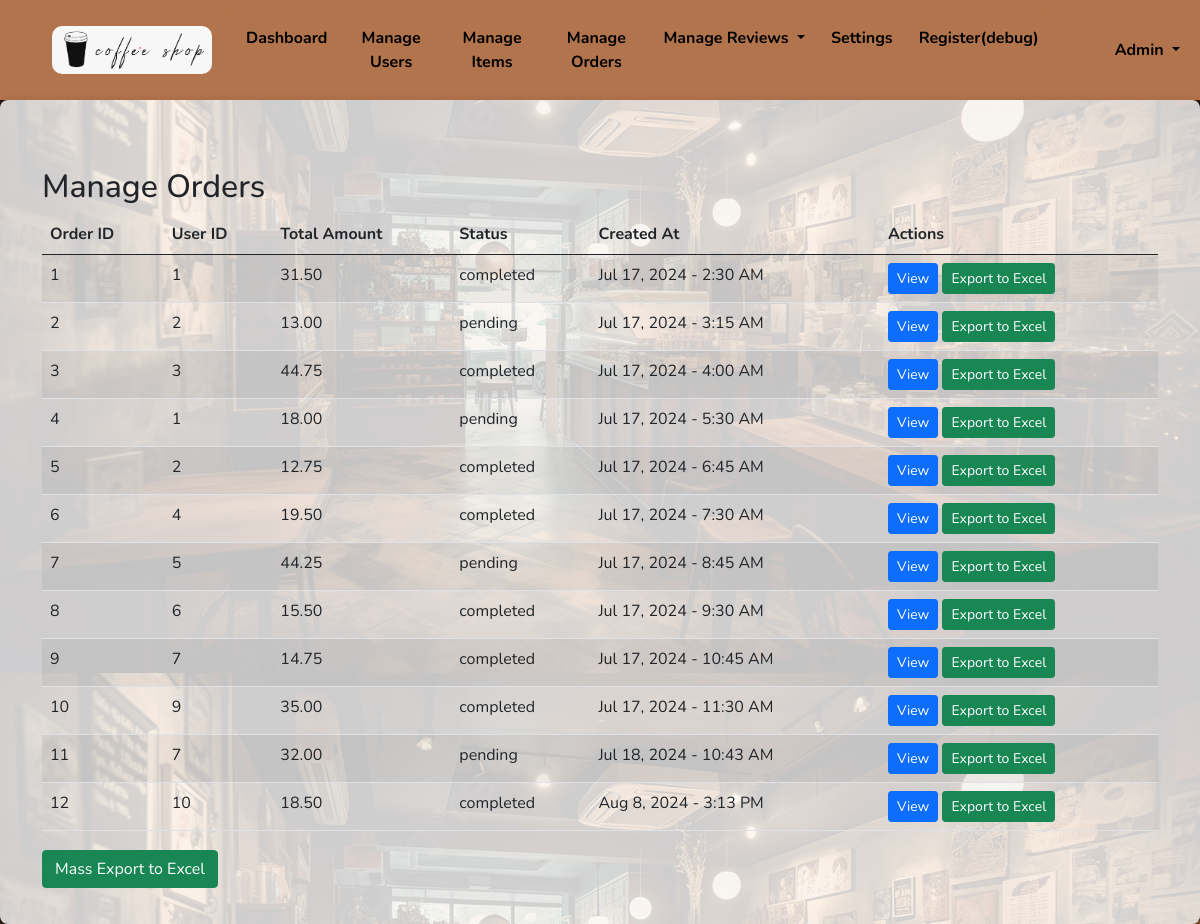
/itsecwb/manageorder.php (signed in), run on the app's committed database.
### tables this page shows
CREATE TABLE `orders` (
  `id` int(11) NOT NULL,
  `user_id` int(11) NOT NULL,
  `total_amount` decimal(10,2) NOT NULL,
  `status` varchar(50) NOT NULL DEFAULT 'pending',
  `created_at` timestamp NOT NULL DEFAULT current_timestamp(),
  `updated_at` timestamp NOT NULL DEFAULT current_timestamp() ON UPDATE current_timestamp()
);

### itsecwb/manageorder.php (the view, shortened to what this page needs)
<?php
include 'adminnavbar.php';
?>
<!DOCTYPE html>
<html lang="en">
<head>
    <link rel="stylesheet" href="css/adminstyle.css">
    <link rel="stylesheet" href="https://cdnjs.cloudflare.com/ajax/libs/font-awesome/6.2.0/css/all.min.css">
    <link href="https://cdn.jsdelivr.net/npm/bootstrap@5.0.2/dist/css/bootstrap.min.css" rel="stylesheet">
</head>
<body>
<div class="content-container">
    <div class="container mt-5">
        <h2>Manage Orders</h2>
        <table class="table table-striped">
            <thead>
                <tr>
                    <th>Order ID</th>
                    <th>User ID</th>
                    <th>Total Amount</th>
                    <th>Status</th>
                    <th>Created At</th>
                    <th>Actions</th>
                </tr>
            </thead>
            <tbody>
                <?php
                $sql = "SELECT * FROM orders";
                $result = mysqli_query($conn, $sql);
                while ($row = mysqli_fetch_assoc($result)) {
                ?>
                    <tr>
                        <td><?php echo $row['id']; ?></td>
                        <td><?php echo $row['user_id']; ?></td>
                        <td><?php echo $row['total_amount']; ?></td>
                        <td><?php echo $row['status']; ?></td>
                        <td><?php echo date('M j, Y - g:i A', strtotime($row['created_at'])); ?></td>
                        <td>
                            <a href="vieworder.php?id=<?php echo $row['id']; ?>" class="btn btn-primary btn-sm">View</a>
                            <a href="manageorder.php?id=<?php echo $row['id']; ?>" class="btn btn-success btn-sm">Export to Excel</a>
                        </td>
                    </tr>
                <?php } ?>
            </tbody>
        </table>
        <div class="mb-3">
            <form method="post">
                <button type="submit" name="export_excel" class="btn btn-success" style="margin-top: 3px;">Mass Export to Excel</button>
            </form>
        </div>
    </div>
</div>
</body>
</html>

### itsecwb/css/style.css (style rules this page uses)
* { margin: 0; padding: 0; box-sizing: border-box; font-family: "Nunito", sans-serif; }
html { scroll-behavior: smooth; }

### itsecwb/css/adminstyle.css (style rules this page uses)
.btn { font-weight: bold; margin-top: 10px; padding: 10px; background: #b2744c; color: white; border: none; border-radius: 5px; cursor: pointer; transition: background 0.5s ease; }
.content-container { position: relative; z-index: 1; padding: 20px; background: rgba(255, 255, 255, 0.8); border-radius: 8px; box-shadow: 0 0 10px rgba(0, 0, 0, 0.1); overflow: auto; }
.btn-primary { margin: auto; background-color: #007bff; border-color: #007bff; }
.btn-success { margin: auto; background-color: #28a745; border-color: #28a745; }

### itsecwb/manageorder.php (style rules this page uses)
body { background-image: url('image/coffeebg.jpg'); }

### data on the page
orders: id "1", user "1", total_amount "31.50", status "completed", created_at "Jul 17, 2024 - 2:30 AM"
orders: id "2", user "2", total_amount "13.00", status "pending", created_at "Jul 17, 2024 - 3:15 AM"
orders: id "3", user "3", total_amount "44.75", status "completed", created_at "Jul 17, 2024 - 4:00 AM"
orders: id "4", user "1", total_amount "18.00", status "pending", created_at "Jul 17, 2024 - 5:30 AM"
orders: id "5", user "2", total_amount "12.75", status "completed", created_at "Jul 17, 2024 - 6:45 AM"
orders: id "6", user "4", total_amount "19.50", status "completed", created_at "Jul 17, 2024 - 7:30 AM"
orders: id "7", user "5", total_amount "44.25", status "pending", created_at "Jul 17, 2024 - 8:45 AM"
orders: id "8", user "6", total_amount "15.50", status "completed", created_at "Jul 17, 2024 - 9:30 AM"
orders: id "9", user "7", total_amount "14.75", status "completed", created_at "Jul 17, 2024 - 10:45 AM"
orders: id "10", user "9", total_amount "35.00", status "completed", created_at "Jul 17, 2024 - 11:30 AM"
orders: id "11", user "7", total_amount "32.00", status "pending", created_at "Jul 18, 2024 - 10:43 AM"
orders: id "12", user "10", total_amount "18.50", status "completed", created_at "Aug 8, 2024 - 3:13 PM"

### other printed values
$user_name "Admin"
